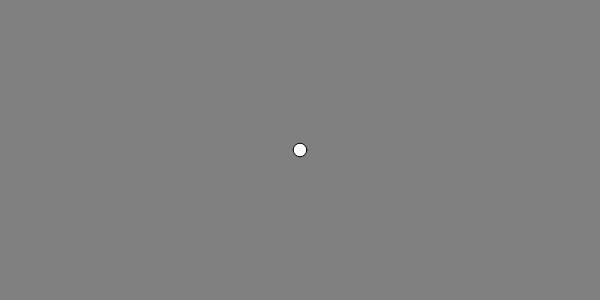
Frame 1 (no input)
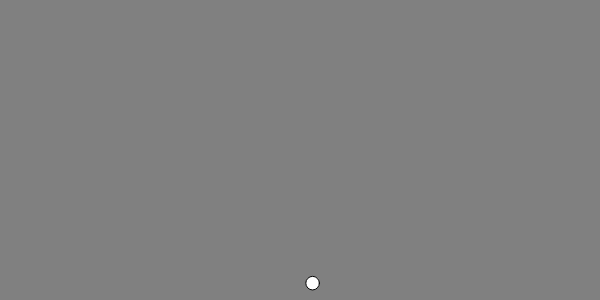
Frame 60 (no input)
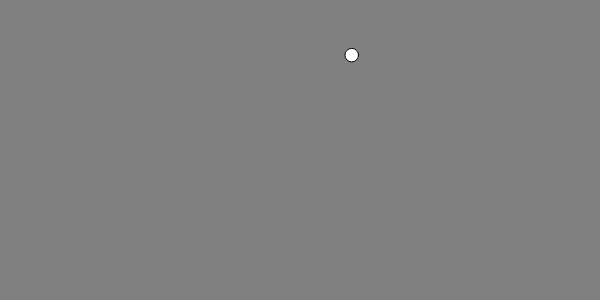
Frame 120 (the mouse pressed at the canvas centre since frame 60)

The p5.js sketch that drew these frames (run headless with seeded random() and noise() and a simulated clock; from frame 60 on, the mouse is pressed at the canvas centre):

// p5.js sketch
// ── sketch.js
var ball ;
function setup() {
	createCanvas(600, 300);
	this.ball = new Ball();
}

function draw() {
	this.gravityForce = createVector(0,0.1);
	this.windForce    = createVector(0.1 , 0);
	// this.windForce2   = createVector(-0.1 ,0);
	background('grey');
	this.ball.show();
	this.ball.update();
	this.ball.edge();
	this.ball.applyForce(this.gravityForce.mult(this.ball.mass));
    this.ball.applyForce(this.windForce);




}

function mousePressed(){

    print('click');
}
// ── Ball.js
class Ball{
    constructor(){
        this.localtion = createVector(width/2 , height/2);
        this.acc       = createVector();
        this.velocity  = createVector();
        this.force     = createVector();
        this.mass      = random(10,15);

    }

    show(){
        fill('0');
        ellipse(this.localtion.x , this.localtion.y , this.mass);
    }

    update(){


        this.velocity.add(this.acc);
        this.localtion.add(this.velocity);
        this.acc.mult(0);
    }

    applyForce(f){
        var force = f.div(this.mass);
        this.acc.add(force);

    }

    edge(){
        this.velocity.limit(10);
        if(this.localtion.x <= 0 || this.localtion.x >= width){
            this.velocity.x *= -5;
        }
        if(this.localtion.y <= 0 || this.localtion.y >= height){
            this.velocity.y *= -1.3;

        }
    }


}
